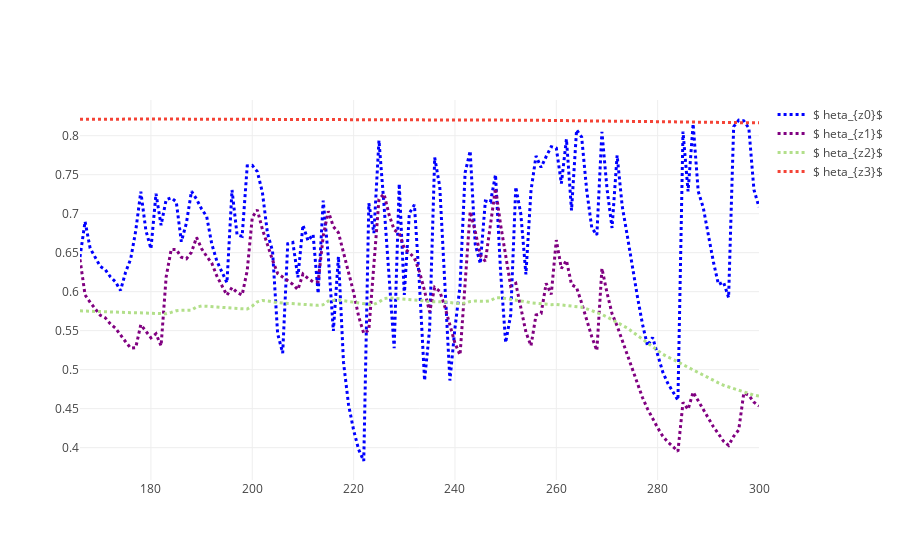

Notebook code for this chart:
### Markdown cell above
## Saturation extent

### Code cell
props = ['z0_thetaPropSat', 'z1_thetaPropSat', 'z2_thetaPropSat', 'z3_thetaPropSat']
names_p = ['$\theta_{z0}$', '$\theta_{z1}$', '$\theta_{z2}$', '$\theta_{z3}$']

data_p = []
for i in range(len(props)):  # Append simulated components
    filename = "resW_" + props[i] + ".tss"
    sim_pd = pd.read_table(sim_path + folder + back + filename, 
                            skiprows=4, delim_whitespace=True,
                            names=['Jdays', 'sim'],
                            header=None)
    
    sim = sim_pd.sim.tolist()
    trace = go.Scatter(
        x = x,
        y = sim,
        mode = 'lines',
        name = names_p[i],
        line = dict(
            color = palette[i],
            width = 3,
            dash = 'dot')
    )
    data_p.append(trace)

figname = "ThetaProp.png"
%matplotlib inline
import plotlycred

online = False
if online:
    # fig = py.iplot(data) 
    fig = go.Figure(data=data_p)
    py.image.save_as(fig, filename=figname)
    # py.plot(fig, filename=figname) # Opens in web
else:
    fig = go.Figure(data=data_p)
    iplot(fig)

### Figure 1 — Plotly figure (JSON) as saved in the notebook; plotly's stock layout.template omitted (floating-point values rounded to 4 significant figures; data arrays with more than 128 entries replaced by an {"elided": "..."} marker saying what was removed)
{"data": [{"line": {"color": "blue", "dash": "dot", "width": 3}, "mode": "lines", "name": "$\theta_{z0}$", "type": "scatter", "x": {"elided": "135 int values"}, "y": {"elided": "135 float values"}}, {"line": {"color": "purple", "dash": "dot", "width": 3}, "mode": "lines", "name": "$\theta_{z1}$", "type": "scatter", "x": {"elided": "135 int values"}, "y": {"elided": "135 float values"}}, {"line": {"color": "rgb(178,223,138)", "dash": "dot", "width": 3}, "mode": "lines", "name": "$\theta_{z2}$", "type": "scatter", "x": {"elided": "135 int values"}, "y": {"elided": "135 float values"}}, {"line": {"color": "#F44336", "dash": "dot", "width": 3}, "mode": "lines", "name": "$\theta_{z3}$", "type": "scatter", "x": {"elided": "135 int values"}, "y": {"elided": "135 float values"}}], "layout": {}}
